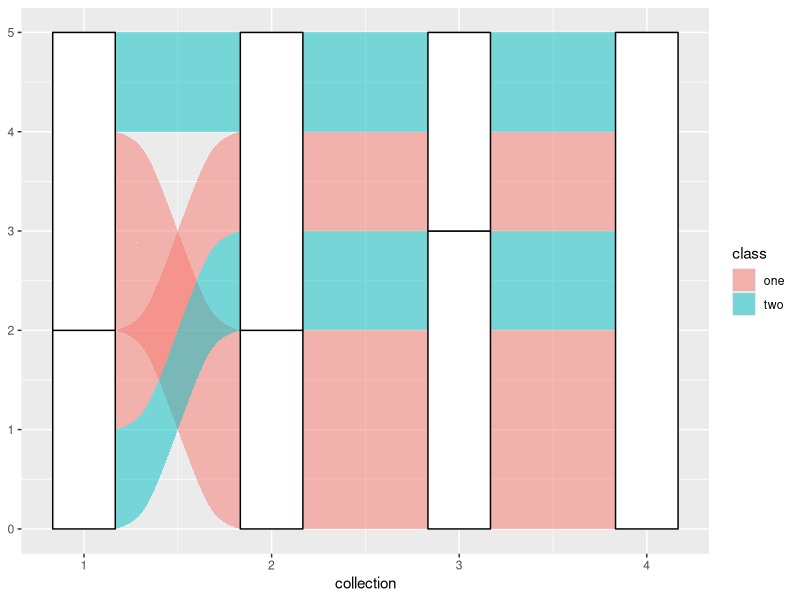
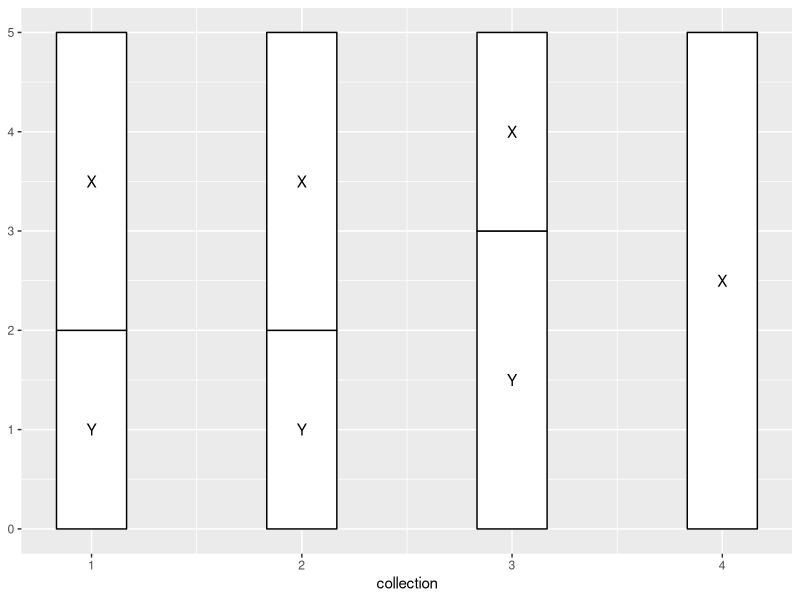
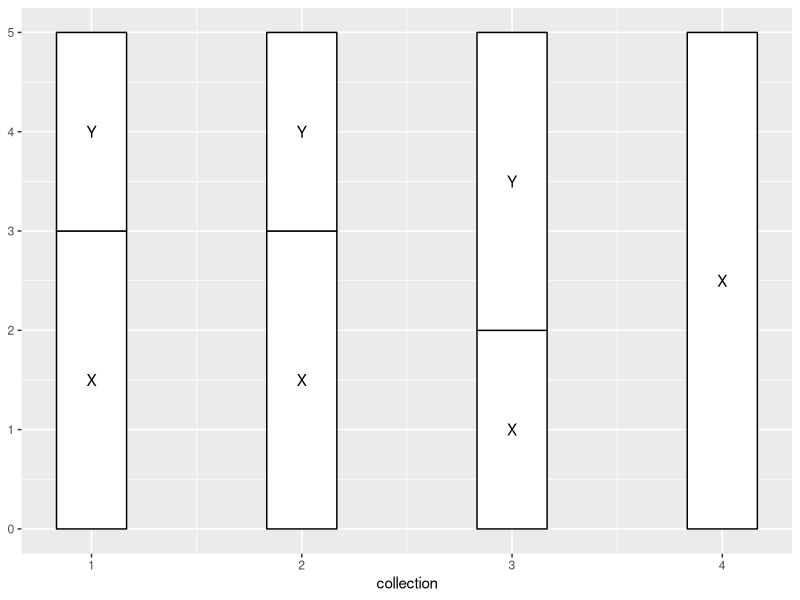
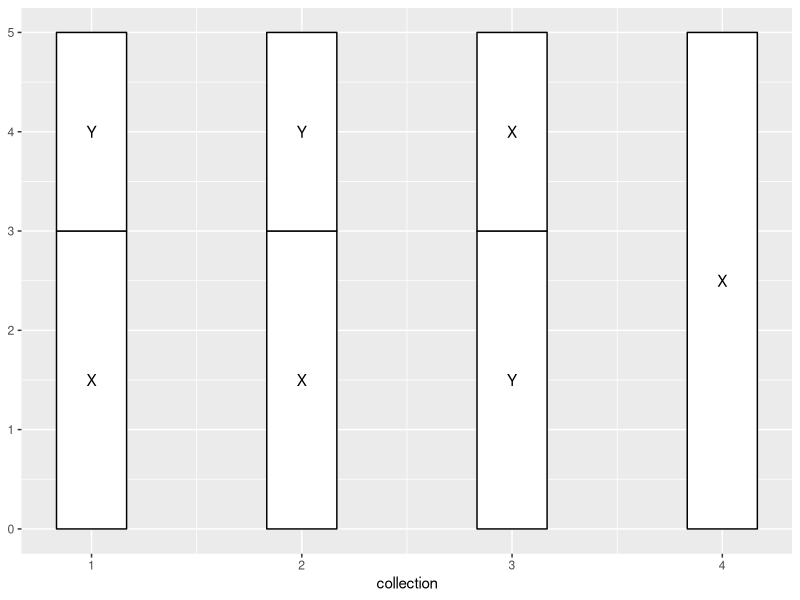
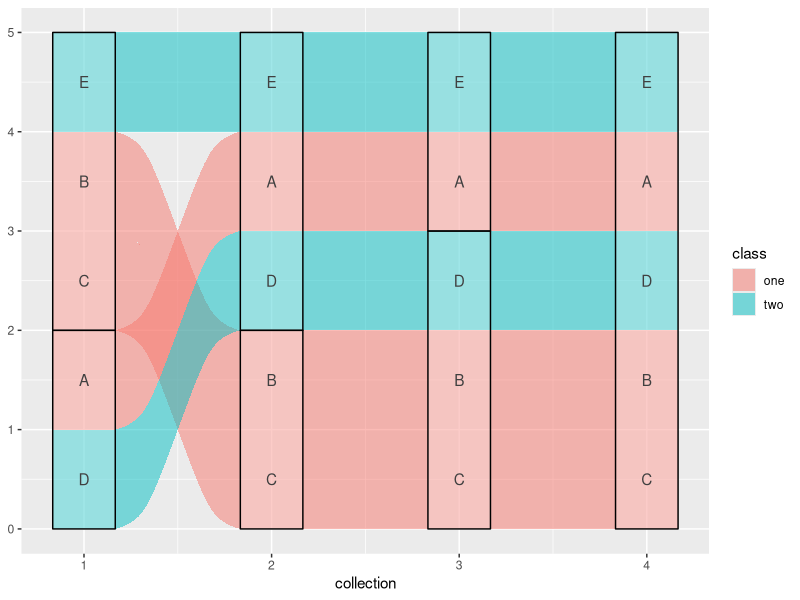
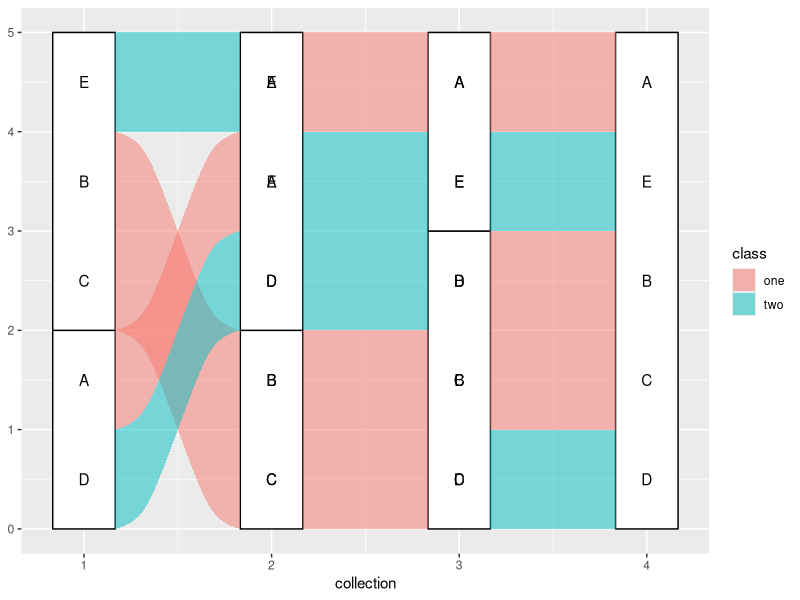
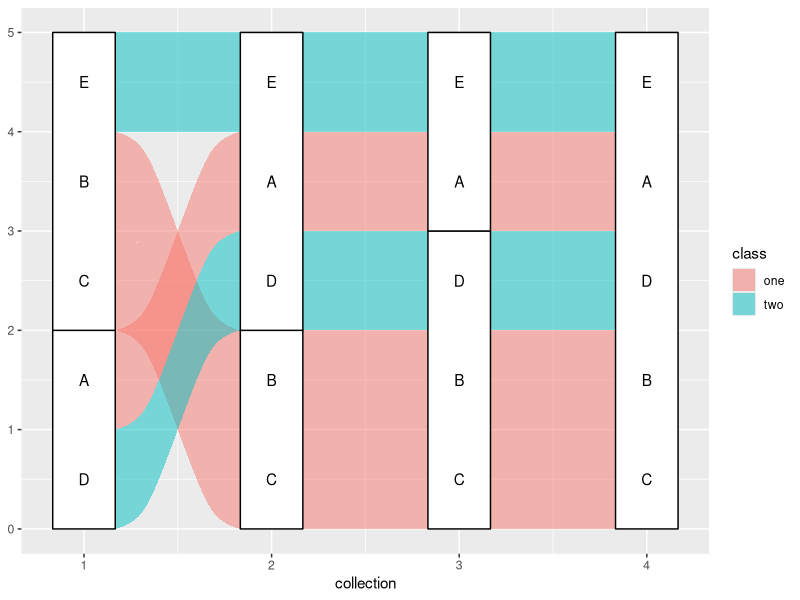
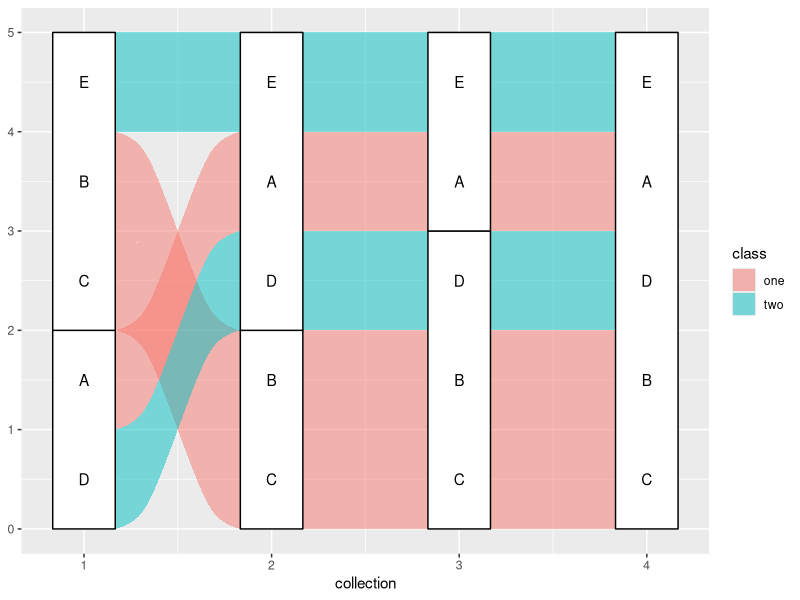

Source code (R) for these figures, in order: (Note: this script raises an error after producing the figures.)
## ---- chunk 1
knitr::opts_chunk$set(fig.width = 6, fig.height = 3, fig.align = "center")
library(ggalluvial)
## ---- chunk 2
# toy data set
set.seed(0)
toy <- data.frame(
  subject = rep(LETTERS[1:5], times = 4),
  collection = rep(1:4, each  = 5),
  category = rep(
    sample(c("X", "Y"), 16, replace = TRUE),
    rep(c(1, 2, 1, 1), times = 4)
  ),
  class = c("one", "one", "one", "two", "two")
)
print(toy)
## ---- chunk 3
ggplot(toy, aes(x = collection, stratum = category, alluvium = subject)) +
  geom_alluvium(aes(fill = class)) +
  geom_stratum()
## ---- chunk 4
# collection point and category variables only
data <- structure(toy[, 2:3], names = c("x", "stratum"))
# required fields for stat transformations
data$y <- 1
data$PANEL <- 1
# stratum transformation
StatStratum$compute_panel(data)
## ---- chunk 5
ggplot(toy, aes(x = collection, stratum = category)) +
  stat_stratum() +
  stat_stratum(geom = "text", aes(label = category))
## ---- chunk 6
# stratum transformation with strata in original order
StatStratum$compute_panel(data, reverse = FALSE)
ggplot(toy, aes(x = collection, stratum = category)) +
  stat_stratum(reverse = FALSE) +
  stat_stratum(geom = "text", aes(label = category), reverse = FALSE)
## ---- chunk 7
# stratum transformation with strata in original order
StatStratum$compute_panel(data, reverse = FALSE)
ggplot(toy, aes(x = collection, stratum = category)) +
  stat_stratum(decreasing = TRUE) +
  stat_stratum(geom = "text", aes(label = category), decreasing = TRUE)
## ---- chunk 8
# collection point, category, and subject variables
data <- structure(toy[, 1:3], names = c("alluvium", "x", "stratum"))
# required fields for stat transformations
data$y <- 1
data$PANEL <- 1
# alluvium transformation
StatAlluvium$compute_panel(data)
## ---- chunk 9
ggplot(toy, aes(x = collection, stratum = category, alluvium = subject)) +
  stat_alluvium(aes(fill = class)) +
  stat_alluvium(geom = "text", aes(label = subject)) +
  stat_stratum(alpha = .25)
## ---- chunk 10
# flow transformation
StatFlow$compute_panel(data)
## ---- chunk 11
ggplot(toy, aes(x = collection, stratum = category, alluvium = subject)) +
  stat_stratum() +
  stat_flow(aes(fill = class)) +
  stat_flow(geom = "text", aes(label = subject))
## ---- chunk 12
for (i in 1:4) print(lode_zigzag(4, i))
## ---- chunk 13
for (i in 1:4) print(lode_backfront(4, i))
ggplot(toy, aes(x = collection, stratum = category, alluvium = subject)) +
  stat_alluvium(aes(fill = class), lode.guidance = "backfront") +
  stat_stratum() +
  stat_alluvium(geom = "text", aes(label = subject),
                lode.guidance = "backfront")
## ---- chunk 14
for (i in 1:4) print(lode_backward(4, i))
ggplot(toy, aes(x = collection, stratum = category, alluvium = subject)) +
  stat_alluvium(aes(fill = class), lode.guidance = "backward") +
  stat_stratum() +
  stat_alluvium(geom = "text", aes(label = subject),
                lode.guidance = "backward")
## ---- chunk 15
ggplot(toy, aes(x = collection, stratum = category, alluvium = subject)) +
  stat_alluvium(aes(fill = class), aes.bind = "alluvia") +
  stat_stratum() +
  stat_alluvium(geom = "text", aes(fill = class, label = subject),
                aes.bind = "alluvia")
## ---- chunk 16
ggplot(toy, aes(x = collection, stratum = category, alluvium = subject)) +
  stat_alluvium(aes(fill = class), aes.bind = "flows") +
  stat_stratum() +
  stat_alluvium(geom = "text", aes(fill = class, label = subject),
                aes.bind = "flows")
## ---- chunk 17
ggplot(toy, aes(x = collection, stratum = category, alluvium = subject)) +
  stat_flow(aes(fill = class), aes.bind = "flows") +
  stat_stratum() +
  stat_flow(geom = "text", aes(fill = class, label = subject),
            aes.bind = "flows")
## ---- chunk 18
lode_ord <- matrix(1:5, nrow = 5, ncol = 4)
ggplot(toy, aes(x = collection, stratum = category, alluvium = subject)) +
  stat_alluvium(aes(fill = class), lode.ordering = lode_ord) +
  stat_stratum() +
  stat_alluvium(geom = "text", aes(fill = class, label = subject),
                lode.ordering = lode_ord)
## ---- chunk 19
set.seed(78)
toy$sign <- sample(c(-1, 1), nrow(toy), replace = TRUE)
print(toy)
ggplot(toy, aes(x = collection, y = sign)) +
  geom_bar(aes(fill = class), stat = "identity")
## ---- chunk 20
ggplot(toy, aes(x = collection, stratum = category, alluvium = subject,
                y = sign)) +
  geom_flow(aes(fill = class)) +
  geom_stratum() +
  geom_text(stat = "stratum", aes(label = category))
## ---- chunk 21
ggplot(toy, aes(x = collection, stratum = category, alluvium = subject,
                y = sign)) +
  geom_alluvium(aes(fill = class), absolute = FALSE) +
  geom_stratum(absolute = FALSE) +
  geom_text(stat = "alluvium", aes(label = subject), absolute = FALSE)
## ---- chunk 22
sessioninfo::session_info()
